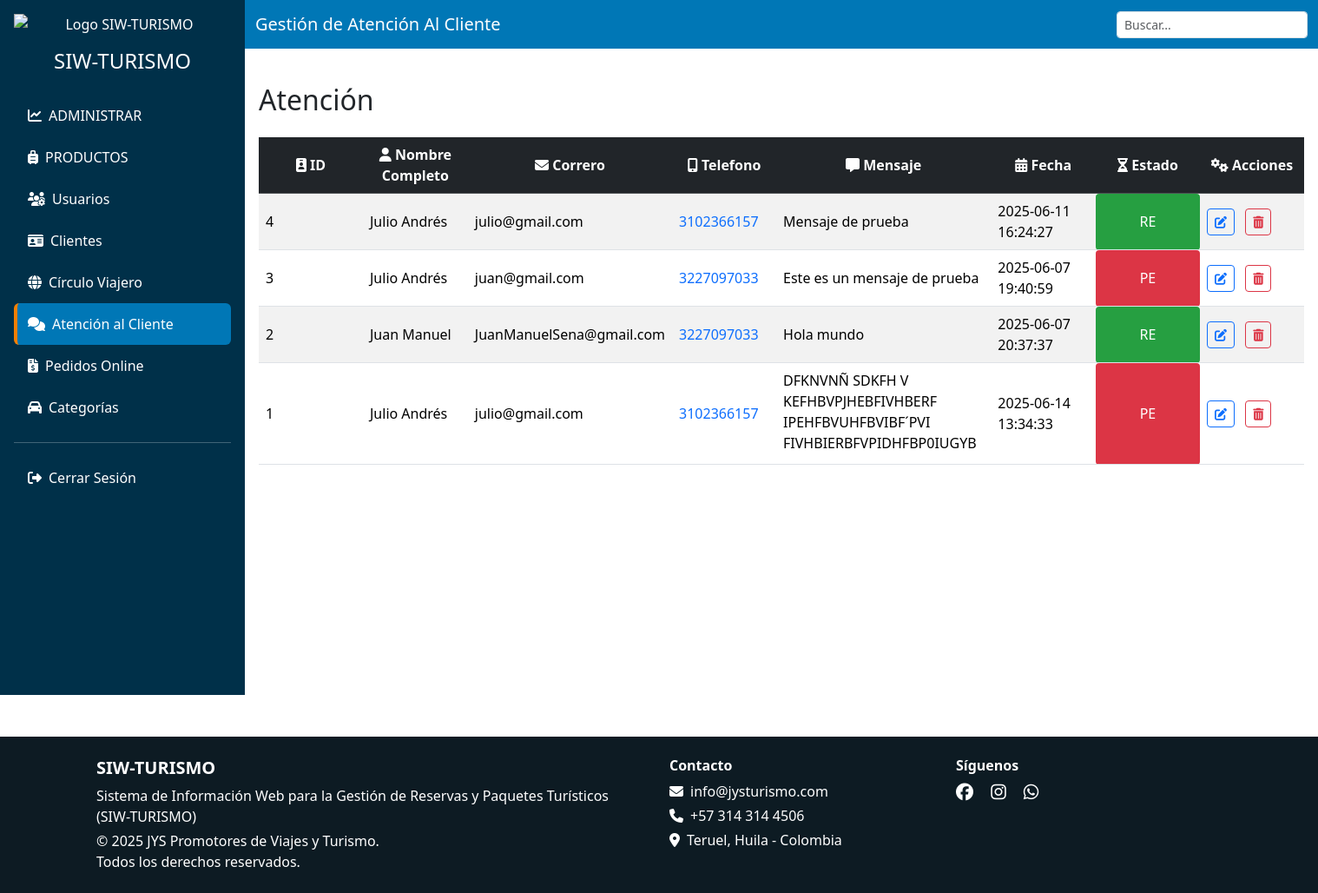
Page /vista/admin/atencion_cliente.php (signed in) on the committed database.
### tables this page shows
CREATE TABLE `atencion_clientes` (
  `id` int(11) NOT NULL,
  `nombre` text NOT NULL,
  `mensaje` text NOT NULL,
  `fecha` timestamp NOT NULL DEFAULT current_timestamp() ON UPDATE current_timestamp(),
  `estado` enum('PE','RE') DEFAULT NULL,
  `correo` varchar(150) DEFAULT NULL,
  `telefono` bigint(15) NOT NULL
);

### modelo/atenciones_m.php (called while the page is built, shortened)
<?php
function obtenerAtenciones($conn) {
    $result = mysqli_query($conn, "SELECT * FROM atencion_clientes ORDER BY id DESC");
    return mysqli_fetch_all($result, MYSQLI_ASSOC);
}
?>

### vista/admin/atencion_cliente.php (the view, shortened to what this page needs)
<?php
    include('header.php');
?>
<body>
    <?php
        include '../../conexion.php';
        include '../../modelo/atenciones_m.php';
        $atenciones = obtenerAtenciones($conn);
    ?>
    <div class="d-flex flex-column flex-lg-row">
        <?php include ('sidebar.php'); ?>
        <div class="flex-grow-1">
            <nav class="navbar navbar-dark">
                <div class="container-fluid">
                    <span class="navbar-brand">Gestión de Atención Al Cliente</span>
                    <div class="dataTables_filter">
                        <input type="search" id="buscar" class="form-control form-control-sm" placeholder="Buscar...">
                    </div>
                </div>
            </nav>
            <div class="main-content">
                <div class="d-flex justify-content-between align-items-center mb-4">
                    <h2 class="mb-0 mt-4">Atención</h2>
                </div>
                <div class="table-responsive">
                    <table class="table table-striped table-hover align-middle">
                        <thead class="table-dark">
                            <tr>
                                <th class="text-center"><i class="fas fa-id-badge"></i> ID</th>
                                <th class="text-center"><i class="fas fa-user"></i> Nombre Completo</th>
                                <th class="text-center"><i class="fas fa-envelope"></i> Correro</th>
                                <th class="text-center"><i class="fas fa-mobile-alt"></i> Telefono</th>
                                <th class="text-center"><i class="fas fa-comment-alt"></i> Mensaje</th>
                                <th class="text-center"><i class="fas fa-calendar-alt"></i> Fecha</th>
                                <th class="text-center"><i class="fas fa-hourglass-half"></i> Estado</th>
                                <th class="text-center"><i class="fas fa-cogs"></i> Acciones</th>
                            </tr>
                        </thead>
                        <tbody class="text-center">
                            <?php foreach ($atenciones as $atencion): ?>
                                <tr>
                                    <td><?= $atencion['id'] ?></td>
                                    <td><?= $atencion['nombre'] ?></td>
                                    <td><?= $atencion['correo'] ?></td>
                                    <td>
                                    <a href="https://wa.me/57<?= preg_replace('/\D/', '', $atencion['telefono']) ?>" target="_blank">
                                        <?= $atencion['telefono'] ?>
                                    </a>
                                    </td>
                                   <td>
                                        <div class="overflow-auto" style="max-height: 100px; max-width: 100%; text-align: left; overflow-wrap: break-word;">
                                            <?= htmlspecialchars($atencion['mensaje']) ?>
                                        </div>
                                    </td>
                                    <td><?= $atencion['fecha'] ?></td>
                                    <td style="<?= $atencion['estado']=='RE' ? 'background-color:#28a745;color:#fff;padding:5px;border-radius:4px;text-align:center;' : ($atencion['estado']=='PE' ? 'background-color:#dc3545;color:#fff;padding:5px;border-radius:4px;text-align:center;' : '') ?>">
                                        <?= htmlspecialchars($atencion['estado']) ?>
                                    </td>
                                    <td>
                                    <button class="btn btn-sm btn-outline-primary me-2" data-bs-toggle="modal"
                                        data-bs-target="#modalEditar<?= $atencion['id'] ?>">
                                        <i class="fas fa-edit"></i>
                                    </button>
                                    <button class="btn btn-sm btn-outline-danger"
                                        onclick="eliminar(event, <?= $atencion['id'] ?>)"><i class="fas fa-trash-alt"></i>
                                    </button>
                                    </td>
                                </tr>
                            <?php endforeach; ?>
                        </tbody>
                    </table>
                </div>
            </div>
        </div>
    </div>
    <?php include ('footer.php'); ?>
</body>
</html>

### vista/admin/atencion_cliente.php (style rules this page uses)
.table-responsive { overflow-x: auto; max-width: 100%; }
.main-content { padding: 1rem; }
th, td { overflow-wrap: break-word; min-width: 120px; text-align: left; vertical-align: middle; }

### rows in the picture
atencion_clientes: id "4", nombre "Julio Andrés", correo "julio@gmail.com", telefono "3102366157", mensaje "Mensaje de prueba", fecha "2025-06-11 16:24:27", estado "RE"
atencion_clientes: id "3", nombre "Julio Andrés", correo "juan@gmail.com", telefono "3227097033", mensaje "Este es un mensaje de prueba", fecha "2025-06-07 19:40:59", estado "PE"
atencion_clientes: id "2", nombre "Juan Manuel", correo "JuanManuelSena@gmail.com", telefono "3227097033", mensaje "Hola mundo", fecha "2025-06-07 20:37:37", estado "RE"
atencion_clientes: id "1", nombre "Julio Andrés", correo "julio@gmail.com", telefono "3102366157", mensaje "DFKNVNÑ SDKFH V KEFHBVPJHEBFIVHBERF IPEHFBVUHFBVIBF´PVI FIVHBIERBFVPIDHFBP0IUGYB…", fecha "2025-06-14 13:34:33", estado "PE"
